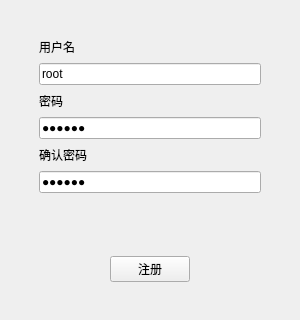
<?xml version="1.0" encoding="UTF-8"?>
<ui version="4.0">
 <class>RegisterWidget</class>
 <widget class="QWidget" name="RegisterWidget">
  <property name="geometry">
   <rect>
    <x>0</x>
    <y>0</y>
    <width>300</width>
    <height>320</height>
   </rect>
  </property>
  <property name="focusPolicy">
   <enum>Qt::ClickFocus</enum>
  </property>
  <property name="windowTitle">
   <string>RegisterWidget</string>
  </property>
  <layout class="QGridLayout" name="gridLayout" rowstretch="1,9,1" columnstretch="1,8,1">
   <item row="0" column="1">
    <spacer name="verticalSpacer_2">
     <property name="orientation">
      <enum>Qt::Vertical</enum>
     </property>
     <property name="sizeHint" stdset="0">
      <size>
       <width>20</width>
       <height>23</height>
      </size>
     </property>
    </spacer>
   </item>
   <item row="1" column="0">
    <spacer name="horizontalSpacer_3">
     <property name="orientation">
      <enum>Qt::Horizontal</enum>
     </property>
     <property name="sizeHint" stdset="0">
      <size>
       <width>23</width>
       <height>20</height>
      </size>
     </property>
    </spacer>
   </item>
   <item row="1" column="1">
    <layout class="QVBoxLayout" name="verticalLayout_3">
     <property name="spacing">
      <number>7</number>
     </property>
     <item>
      <widget class="QLabel" name="label_username">
       <property name="text">
        <string>用户名</string>
       </property>
      </widget>
     </item>
     <item>
      <widget class="QLineEdit" name="lineEdit_username">
       <property name="text">
        <string>root</string>
       </property>
       <property name="maxLength">
        <number>255</number>
       </property>
       <property name="clearButtonEnabled">
        <bool>false</bool>
       </property>
      </widget>
     </item>
     <item>
      <widget class="QLabel" name="label_password1">
       <property name="text">
        <string>密码</string>
       </property>
      </widget>
     </item>
     <item>
      <widget class="QLineEdit" name="lineEdit_password1">
       <property name="text">
        <string>123456</string>
       </property>
       <property name="maxLength">
        <number>255</number>
       </property>
       <property name="echoMode">
        <enum>QLineEdit::Password</enum>
       </property>
      </widget>
     </item>
     <item>
      <widget class="QLabel" name="label_password2">
       <property name="text">
        <string>确认密码</string>
       </property>
      </widget>
     </item>
     <item>
      <widget class="QLineEdit" name="lineEdit_password2">
       <property name="text">
        <string>123456</string>
       </property>
       <property name="maxLength">
        <number>255</number>
       </property>
       <property name="echoMode">
        <enum>QLineEdit::Password</enum>
       </property>
      </widget>
     </item>
     <item>
      <spacer name="verticalSpacer">
       <property name="orientation">
        <enum>Qt::Vertical</enum>
       </property>
       <property name="sizeHint" stdset="0">
        <size>
         <width>20</width>
         <height>40</height>
        </size>
       </property>
      </spacer>
     </item>
     <item>
      <layout class="QHBoxLayout" name="horizontalLayout">
       <item>
        <spacer name="horizontalSpacer">
         <property name="orientation">
          <enum>Qt::Horizontal</enum>
         </property>
         <property name="sizeHint" stdset="0">
          <size>
           <width>40</width>
           <height>20</height>
          </size>
         </property>
        </spacer>
       </item>
       <item>
        <widget class="QPushButton" name="pushButton_register">
         <property name="text">
          <string>注册</string>
         </property>
        </widget>
       </item>
       <item>
        <spacer name="horizontalSpacer_2">
         <property name="orientation">
          <enum>Qt::Horizontal</enum>
         </property>
         <property name="sizeHint" stdset="0">
          <size>
           <width>40</width>
           <height>20</height>
          </size>
         </property>
        </spacer>
       </item>
      </layout>
     </item>
    </layout>
   </item>
   <item row="1" column="2">
    <spacer name="horizontalSpacer_4">
     <property name="orientation">
      <enum>Qt::Horizontal</enum>
     </property>
     <property name="sizeHint" stdset="0">
      <size>
       <width>23</width>
       <height>20</height>
      </size>
     </property>
    </spacer>
   </item>
   <item row="2" column="1">
    <spacer name="verticalSpacer_3">
     <property name="orientation">
      <enum>Qt::Vertical</enum>
     </property>
     <property name="sizeHint" stdset="0">
      <size>
       <width>20</width>
       <height>23</height>
      </size>
     </property>
    </spacer>
   </item>
  </layout>
 </widget>
 <layoutdefault spacing="6" margin="11"/>
 <resources/>
 <connections/>
</ui>
